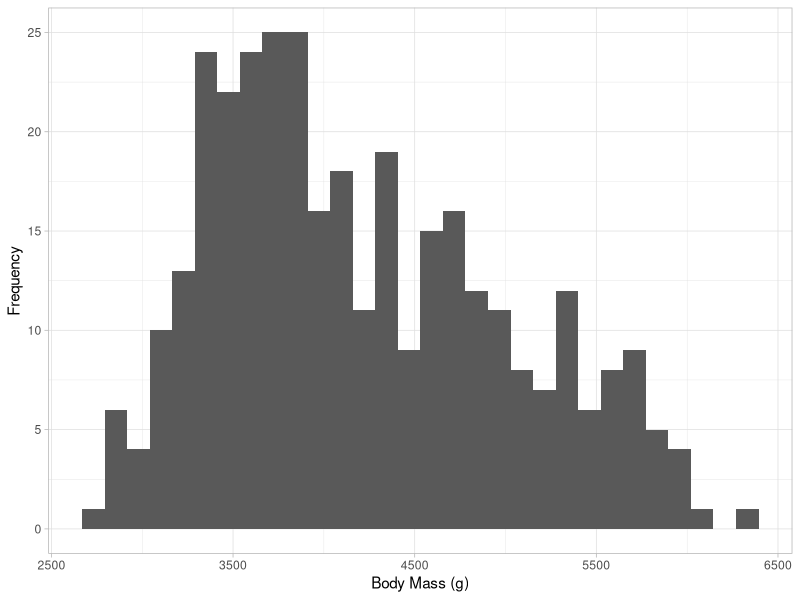

This figure's R source:
## ---- chunk 1
knitr::opts_chunk$set(echo = TRUE)
## ---- chunk 2
# function_name <- function(inputs) {
#   output <- do_something(inputs)
#   return(output)
# }
## ---- chunk 3
calc_shrub_vol <- function(length, width, height){
  volume <- length * width * height
  return(volume)
}
## ---- chunk 4
shrub_vol <- calc_shrub_vol(0.8, 1.6, 2)
## ---- chunk 5

## ---- chunk 6
est_shrub_mass <- function(volume, a = 2.65, b = 0.8){
  mass <- a * (volume ^ b)
  return(mass)
}

est_shrub_mass(7.2)
## ---- chunk 7
#volume = 7.2, a = 2.65, b = 0.8
est_shrub_mass(7.2, 2.65, 0.8)

est_shrub_mass(2.65, 0.8)

est_shrub_mass(2.65, b = 0.8)

est_shrub_mass(b = 0.8, volume = 7.2)
## ---- chunk 8

## ---- chunk 9
# vectors
lengths <- c(1.2, 3, 4.7, 0.3)
widths <- c(0.5, 2.0, 4.2, 1.0)
heights <- c(1.1, 2.2, 3.0, 0.7)

calc_shrub_vol(lengths, widths, heights)

# data frame
shrub_dimensions <- data.frame(length = lengths, 
                               width = widths, 
                               height = heights)

shrub_dimensions$volume <- calc_shrub_vol(shrub_dimensions$length,
               shrub_dimensions$width,
               shrub_dimensions$height)
shrub_dimensions
## ---- chunk 10
# use the mutate function from dplyr without loading the package
# we can use an fully qualified function call, e.g., pkg::function() 
shrub_dimensions |> 
  dplyr::mutate(volume2 = calc_shrub_vol(length, width, height))
## ---- chunk 11
shrub_volume <- calc_shrub_vol(0.8, 1.6, 2)
est_shrub_mass(shrub_volume)
## ---- chunk 12
calc_shrub_vol(0.8, 1.6, 2) |>
  est_shrub_mass()
## ---- chunk 13
library(tidyverse)
library(palmerpenguins)
## ---- chunk 14
make_plot <- function(df, column, label){
  ggplot(data = df, aes(x = {{ column }})) +
    geom_histogram() +
    labs(x = label,
         y = "Frequency") +
    theme_light()
}

make_plot(penguins, body_mass_g, "Body Mass (g)")
